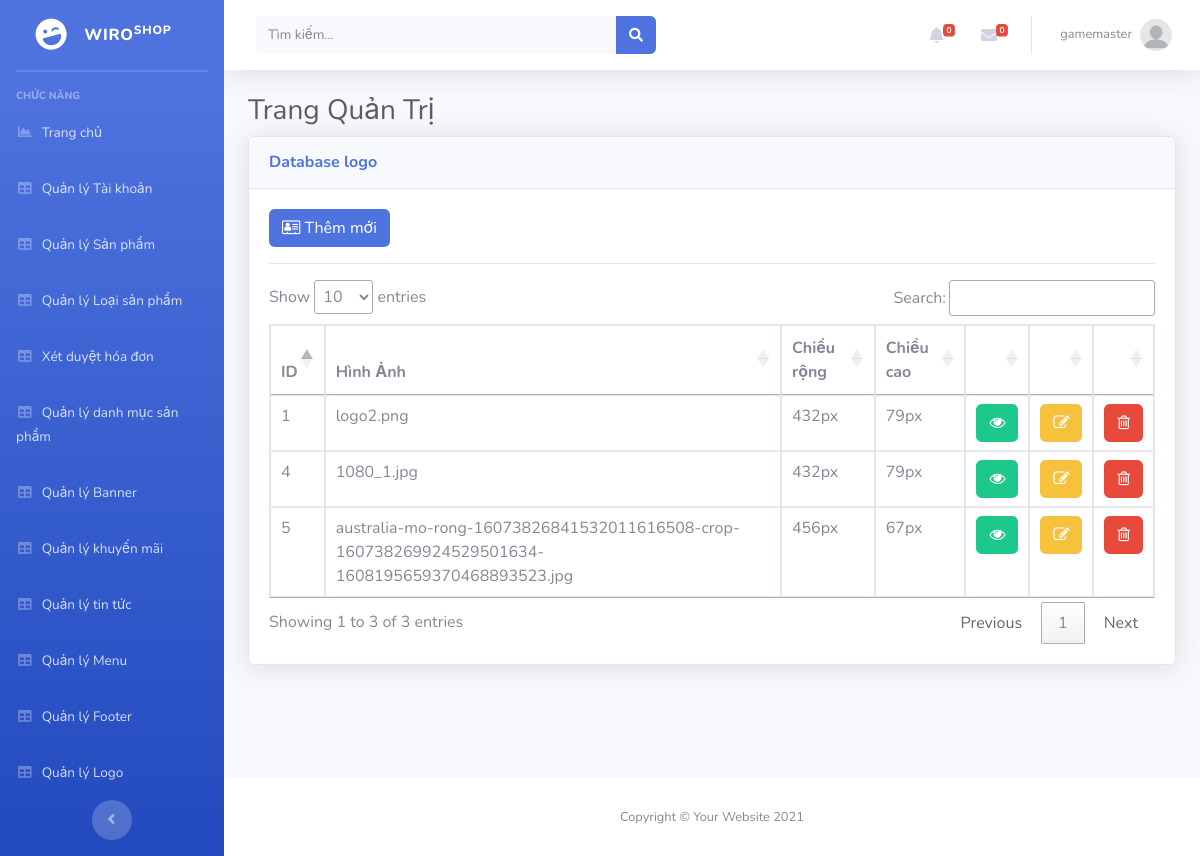
Page /Admin/index.php?mod=logo (signed in) on the committed database.
### tables this page shows
CREATE TABLE `logo` (
  `Id` int(11) NOT NULL,
  `image` varchar(255) NOT NULL,
  `width` varchar(255) NOT NULL,
  `height` varchar(255) NOT NULL,
  `TrangThai` int(11) NOT NULL
);

### Admin/MVC/controllers/LogoController.php (called while the page is built, shortened)
<?php
class LogoController
{
	var $logo_model;
	function __construct()
	{
		$this->logo_model = new Logo();
	}
	public function list()
	{
		$data = $this->logo_model->All();
		require_once("MVC/Views/Admin/index.php");
	}
}

### Admin/MVC/Models/connection.php (called while the page is built, shortened)
<?php
    class Connection{
        function __construct()
        {
            $severname ="localhost";
            $username ="root";
            $password ="";
            $db_name ="wiroshop";
            $this->conn = new mysqli($severname,$username,$password,$db_name);
        }
    }
?>

### Admin/MVC/Models/model.php (called while the page is built, shortened)
<?php
require_once("connection.php");
class Model
{
    var $table;
    var $contens;
    function __construct()
    {
        $conn_obj = new Connection();
        $this->conn = $conn_obj->conn;
    }
    function All()
    {
        $query = "select * from $this->table ORDER BY $this->contens DESC ";
        require("result.php");
        return $data;
    }
}

### Admin/MVC/Models/result.php (called while the page is built)
<?php
$result = $this->conn->query($query);
$data = array();
while ($row = $result->fetch_assoc()) {
    $data[] = $row;
}
?>

### Admin/MVC/Views/logo/list.php (the view, shortened to what this page needs)
<a href="?mod=logo&act=add" type="button" class="btn btn-primary"><i class="fa fa-address-card-o" aria-hidden="true"></i>&nbsp;Thêm mới</a>
<hr>
<table class="table table-bordered" id="dataTable" width="100%" cellspacing="0">
  <thead>
    <tr>
      <th scope="col">ID</th>
      <th scope="col">Hình Ảnh</th>
      <th scope="col">Chiều rộng</th>
      <th scope="col">Chiều cao</th>
      <th scope="col"></th>
      <th scope="col"></th>
      <th scope="col"></th>
    </tr>
  </thead>
  <tbody>
    <?php foreach ($data as $row) { ?>
      <tr>
        <td><?= $row['Id'] ?></td>
        <td><?= $row['image'] ?></td>
         <td><?= $row['width'] ?></td>
         <td><?= $row['height'] ?></td>
        <td>
          <a href="?mod=logo&act=detail&id=<?= $row['Id'] ?>" class="btn btn-success"><i class="fa fa-eye" aria-hidden="true"></i></a>
        </td>
        <td>
           <?php if (isset($_SESSION['isLogin_Admin']) && $_SESSION['isLogin_Admin'] == true) { ?>
          <a href="?mod=logo&act=edit&id=<?= $row['Id'] ?>" class="btn btn-warning"><i class="fa fa-pencil-square-o" aria-hidden="true"></i></a>
          <?php }?>
        </td>
        <td>
           <?php if (isset($_SESSION['isLogin_Admin']) && $_SESSION['isLogin_Admin'] == true) { ?>
          <a href="?mod=logo&act=delete&id=<?= $row['Id'] ?>" onclick="return confirm('Bạn có thật sự muốn xóa ?');" type="button" class="btn btn-danger"><i class="fa fa-trash-o" aria-hidden="true"></i></a>
          <?php }?>
        </td>
      </tr>
    <?php } ?>
</table>

### rows in the picture
logo: Id "5", image "australia-mo-rong-16073826841532011616508-crop-160738269924529501634-1608195659370468893523.jpg", width "456px", height "67px"
logo: Id "4", image "1080_1.jpg", width "432px", height "79px"
logo: Id "1", image "logo2.png", width "432px", height "79px"

### other values in the picture
$_SESSION['login']['TaiKhoan'] "gamemaster"
$mod "logo"
